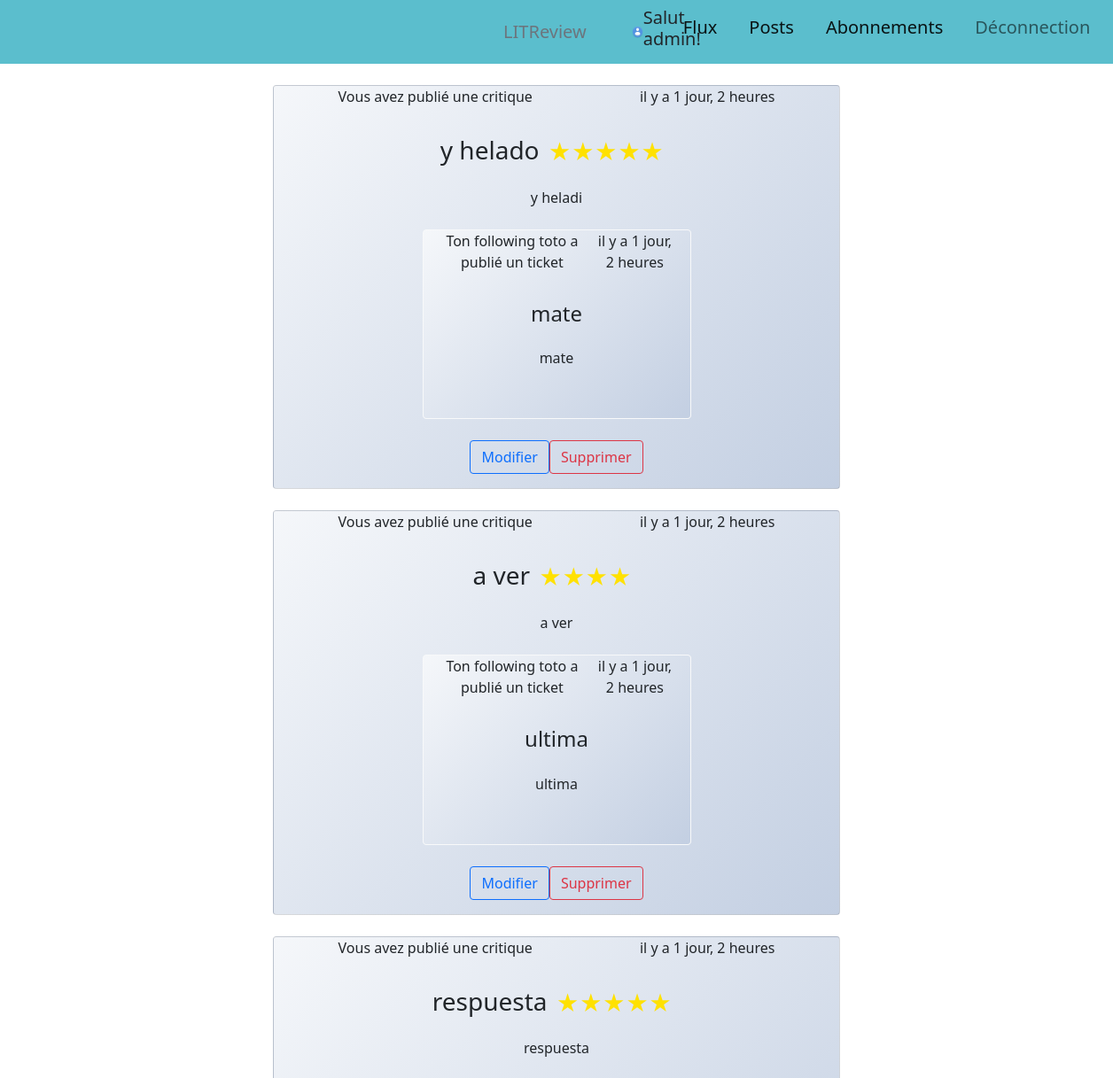
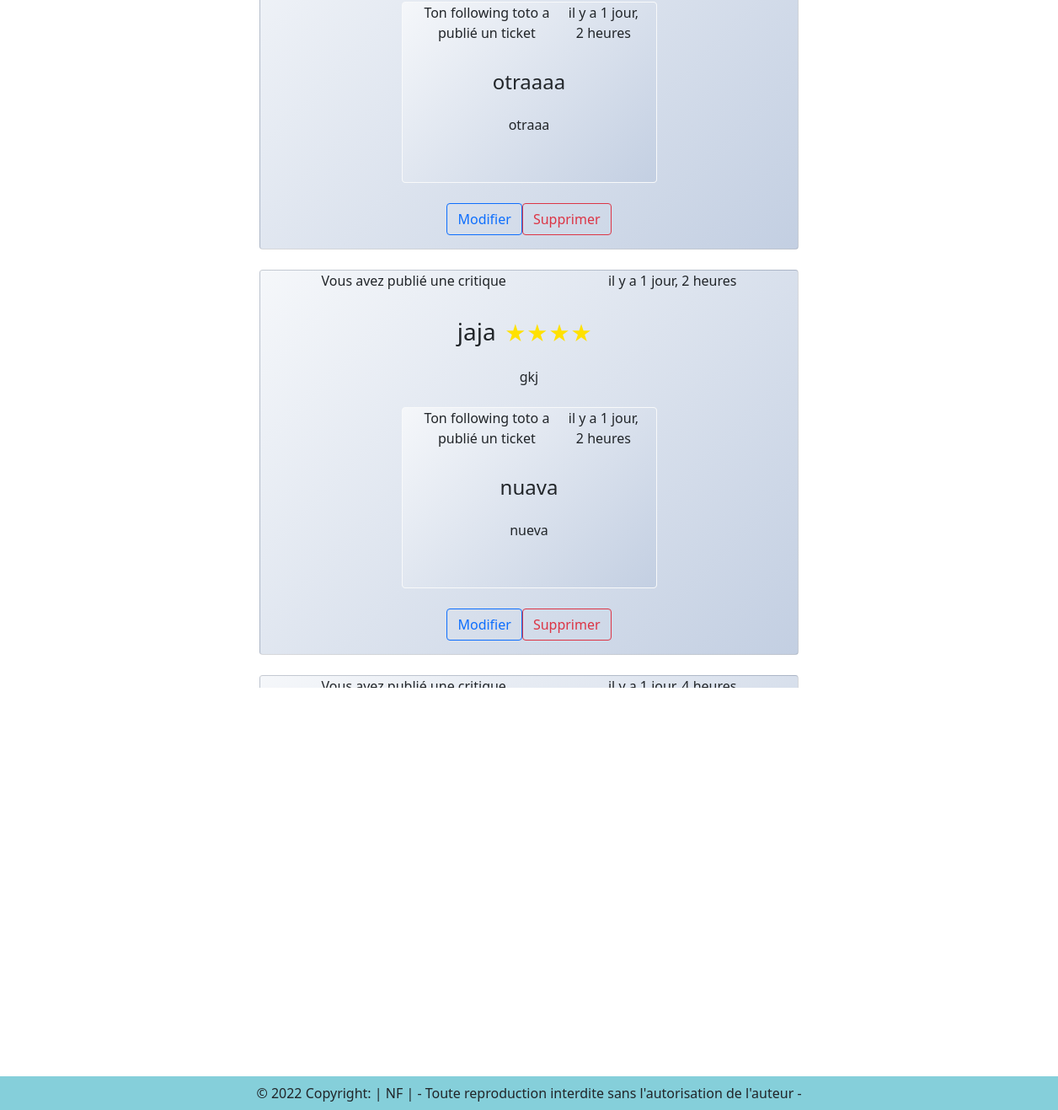
The app's page /my_posts/ (signed in), older data (2 pictures, top to bottom).
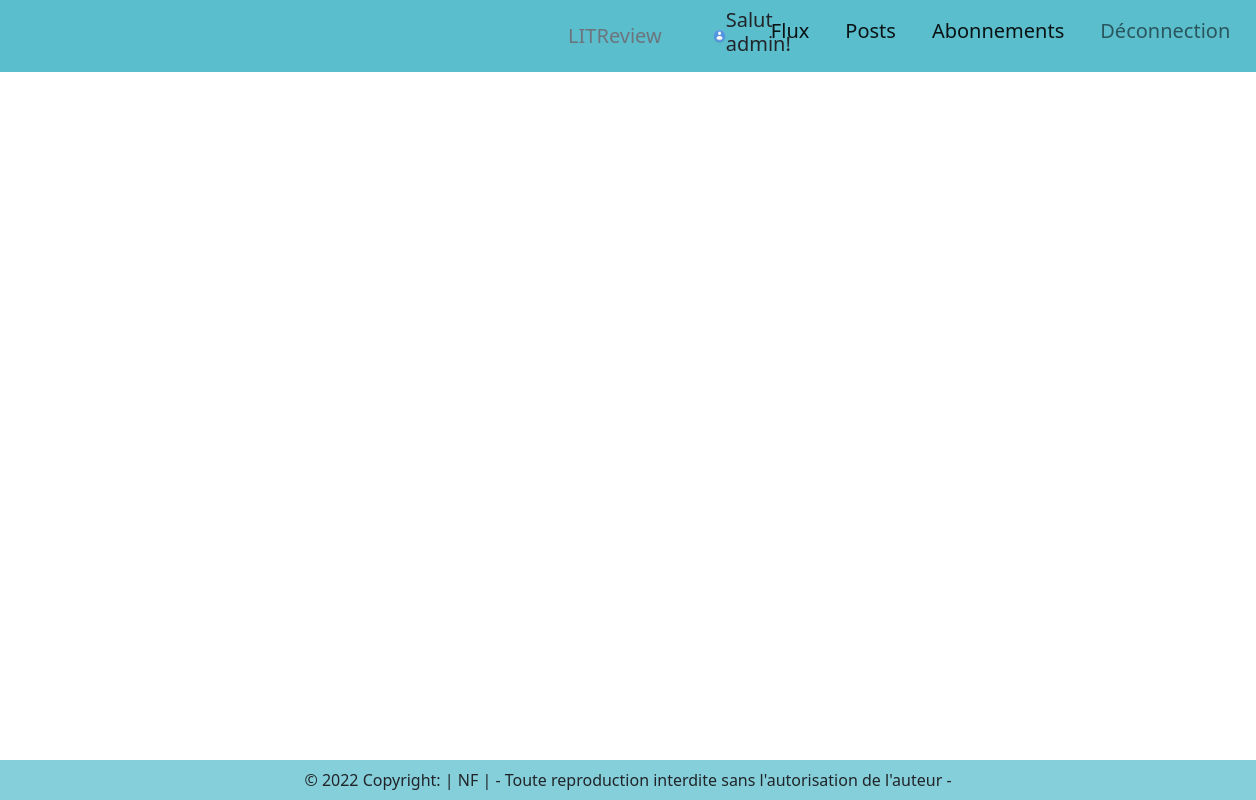
The same page, newer data.
### review/models.py (models this page shows, shortened)
class Review(models.Model):
    ticket = models.ForeignKey(to=Ticket, on_delete=models.CASCADE)
    rating = models.PositiveSmallIntegerField (validators=[MinValueValidator(0), MaxValueValidator(5)])
    user = models.ForeignKey(to=settings.AUTH_USER_MODEL, on_delete=models.CASCADE)
    headline = models.CharField(max_length=128)
    body = models.TextField(max_length=8192, blank=True)
    time_created = models.DateTimeField(auto_now_add=True, blank=True)

### ticket/models.py (models this page shows, shortened)
class Ticket(models.Model):
    title = models.CharField(max_length=128)
    description = models.TextField(max_length=2048, blank=True)
    user = models.ForeignKey(to=settings.AUTH_USER_MODEL, on_delete=models.CASCADE, related_name="tickets")
    image = models.ImageField(null=True, blank=True)
    time_created = models.fields.DateTimeField(auto_now_add=True)
    IMAGE_MAX_SIZE = (600, 600)
    if image is True:
        def resize_image(self):
            image = Image.open(self.image)
            image.thumbnail(self.IMAGE_MAX_SIZE)
            image.save(self.image.path)
        def save(self, *args, **kwargs):
            super().save(*args, **kwargs)
            self.resize_image()
    class Meta:
        ordering = ['-time_created']

### flux/views.py (the view)
# urls.py: path('my_posts/', flux.views.user_posts, name='my-posts'),
@login_required
def user_posts(request, pk=None):
    if pk:
        user = get_object_or_404(User, id=pk)
    else:
        user = request.user
    followed_users = get_user_follows(request.user)
    reviews = Review.objects.filter(user=user)
    reviews = reviews.annotate(content_type=Value('REVIEW', CharField()))
    tickets = Ticket.objects.filter(user=user)
    tickets = tickets.annotate(content_type=Value('TICKET', CharField()))
    replied_tickets, replied_reviews = get_replied_tickets(tickets)
    posts_list = sorted(chain(reviews, tickets), key=lambda post: post.time_created, reverse=True)
    if posts_list:
        paginator = Paginator(posts_list, 5)
        page = request.GET.get('page')
        posts = paginator.get_page(page)
        total_posts = paginator.count
    else:
        posts = None
        total_posts = 0
    return render(request, 'flux/my_posts.html', context = {'posts': posts,'title': f"{user.username}'s posts "
                                                f"({total_posts})",'r_tickets': replied_tickets,
                                                'r_reviews': replied_reviews, 'followed_users': followed_users})

### flux/utils.py (called while the page is built, shortened)
def get_user_follows(user):
    follows = Relationship.objects.filter(from_user=user)
    followed_users = []
    for follow in follows:
        followed_users.append(follow.to_user)
    return followed_users

def get_replied_tickets(tickets):
    replied_tickets = []
    replied_reviews = []
    return replied_tickets, replied_reviews

### templates/flux/my_posts.html (shortened to what this page needs)
{% extends "base.html" %}
{% block content %}
{% for post in posts %}
    {% if post.content_type == 'REVIEW' %}
        {% include 'review/my_view_review.html' %}
    {% elif post.content_type == 'TICKET' %}
        {% include 'ticket/my_view_ticket.html' %}
    {% endif %}
{% endfor %}
{% endblock content %}

### templates/review/my_view_review.html (shortened to what this page needs)
{% load humanize %}
{% block content %}
<div class="row justify-content-around mt-4">
  <div class="card text-center col-6">
    <div class="d-flex justify-content-around">
      {% if post.user != user %}
          {% if post.user in followed_users %}
          <p>Ton following {{ post.user }} a publié une critique</p>
          {% else %}
          <p>{{ post.user }} a publié une critique</p>
          {% endif %}
      {% else %}
          <p>Vous avez publié une critique</p>
      {% endif %}
      <p>{{post.time_created | naturaltime }}</p>
    </div>
    <div class="card-body">
      <div class="d-inline-flex">
        <h3 class="card-title mb-4">{{post.headline}}</h3><div class="etoile{{post.rating}}"></div>
      </div>
        <p>{{post.body}}</p>
      <div class="row justify-content-around mt-4 mb-4">
        <div class="card text-center col-6  border border-light">
          <div class="d-flex justify-content-around">
            {% if post.ticket.user != user %}
              {% if post.ticket.user in followed_users %}
                <p>Ton following {{ post.ticket.user }} a publié un ticket</p>
              {% else %}
                <p>{{ post.ticket.user }} a publié un ticket</p>
              {% endif %}
            {% else %}
              <p>Vous avez publié un ticket</p>
            {% endif %}
            <p>{{post.ticket.time_created | naturaltime }}</p>
          </div>
          <div class="card-body">
            <h4 class="card-title mb-4">{{post.ticket.title}}</h4>
            <p>{{post.ticket.description}}</p>
          </div>
        </div>
      </div>
      <div class="d-inline-flex">
      {% if post.user == user %}
        <a href="{% url 'edit-review' post.id %}" class="btn btn-outline-primary">Modifier</a>
        <a href="{% url 'review-delete' post.id %}" class="btn btn-outline-danger">Supprimer</a>
      {% endif %}
    </div>
    </div>
  </div>
</div>
{% endblock content %}

Row changes from the older to the newer data that the page shows:
removed Review: shows "Vous avez publié une critique", time_created "il y a 1 jour, 2 heures", headline "y helado", rating 5 (drawn), body "y heladi", ticket.user "toto", ticket.time_created "il y a 1 jour, 2 heures", ticket "mate", ticket.description "mate", shows "Modifier"
removed Review: shows "Vous avez publié une critique", time_created "il y a 1 jour, 2 heures", headline "a ver", rating 4 (drawn), body "a ver", ticket.user "toto", ticket.time_created "il y a 1 jour, 2 heures", ticket "ultima", ticket.description "ultima", shows "Modifier"
removed Review: shows "Vous avez publié une critique", time_created "il y a 1 jour, 2 heures", headline "respuesta", rating 5 (drawn), body "respuesta", ticket.user "toto", ticket.time_created "il y a 1 jour, 2 heures", ticket "otraaaa", ticket.description "otraaa", shows "Modifier"
removed Review: shows "Vous avez publié une critique", time_created "il y a 1 jour, 2 heures", headline "jaja", rating 4 (drawn), body "gkj", ticket.user "toto", ticket.time_created "il y a 1 jour, 2 heures", ticket "nuava", ticket.description "nueva", shows "Modifier"
removed Review: shows "Vous avez publié une critique", time_created "il y a 1 jour, 4 heures", rating 5 (drawn)
